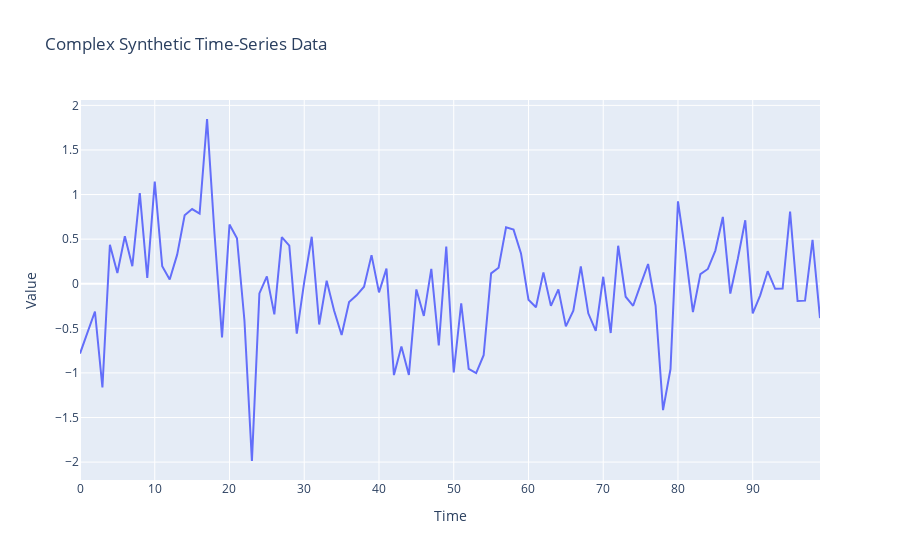

Notebook code cell kept with this figure:
### Markdown cell above
Let's plot our synthetic time-series dataset. You can zoom in ot zoom out over plot.

### Code cell
import plotly.graph_objects as go
import numpy as np

# Parameters for synthetic data
data_size = 100
timesteps = 10

def generate_complex_data(size, noise_factor=0.5):
    time = np.linspace(0, 10 * np.pi, size)
    # Combine several sine waves with increasing frequencies
    data = np.sin(time) * np.cos(time * 0.5) * np.sin(time * 0.3)
    data += np.cos(time * 3) * np.sin(time * 2) / 3
    data += np.sin(time * 5) * np.cos(time * 7) / 5
    data += noise_factor * np.random.randn(size)  # Additive noise
    return data

complex_data = generate_complex_data(data_size)

# Plot using Plotly
fig = go.Figure(data=go.Scatter(x=np.arange(len(complex_data)), y=complex_data, mode='lines'))
fig.update_layout(title='Complex Synthetic Time-Series Data', xaxis_title='Time', yaxis_title='Value')
fig.show()

### Figure 1 — Plotly figure (JSON) as saved in the notebook; plotly's stock layout.template omitted (floating-point values rounded to 4 significant figures)
{"data": [{"mode": "lines", "type": "scatter", "x": [0, 1, 2, 3, 4, 5, 6, 7, 8, 9, 10, 11, 12, 13, 14, 15, 16, 17, 18, 19, 20, 21, 22, 23, 24, 25, 26, 27, 28, 29, 30, 31, 32, 33, 34, 35, 36, 37, 38, 39, 40, 41, 42, 43, 44, 45, 46, 47, 48, 49, 50, 51, 52, 53, 54, 55, 56, 57, 58, 59, 60, 61, 62, 63, 64, 65, 66, 67, 68, 69, 70, 71, 72, 73, 74, 75, 76, 77, 78, 79, 80, 81, 82, 83, 84, 85, 86, 87, 88, 89, 90, 91, 92, 93, 94, 95, 96, 97, 98, 99], "y": [-0.7831, -0.5469, -0.3115, -1.164, 0.4361, 0.1202, 0.5329, 0.1971, 1.015, 0.06625, 1.146, 0.1957, 0.04696, 0.3259, 0.7673, 0.837, 0.7855, 1.847, 0.5549, -0.6021, 0.6643, 0.5103, -0.4125, -1.988, -0.1091, 0.08291, -0.3437, 0.5216, 0.4272, -0.5603, 0.02023, 0.527, -0.4578, 0.03399, -0.3024, -0.5756, -0.2052, -0.1297, -0.03298, 0.3207, -0.09723, 0.1693, -1.024, -0.703, -1.023, -0.06415, -0.3613, 0.1658, -0.6928, 0.4171, -0.9953, -0.2191, -0.9561, -1.003, -0.8021, 0.1165, 0.1793, 0.6316, 0.6068, 0.3398, -0.1791, -0.2639, 0.1274, -0.2484, -0.06372, -0.4778, -0.3024, 0.1941, -0.3322, -0.529, 0.07799, -0.5528, 0.4259, -0.1462, -0.2473, -0.01106, 0.221, -0.2444, -1.417, -0.9565, 0.924, 0.3466, -0.319, 0.1076, 0.1655, 0.3716, 0.7485, -0.1104, 0.2768, 0.7113, -0.3323, -0.1298, 0.1404, -0.05683, -0.0542, 0.8087, -0.1934, -0.1898, 0.493, -0.3849]}], "layout": {"title": {"text": "Complex Synthetic Time-Series Data"}, "xaxis": {"title": {"text": "Time"}}, "yaxis": {"title": {"text": "Value"}}}}
